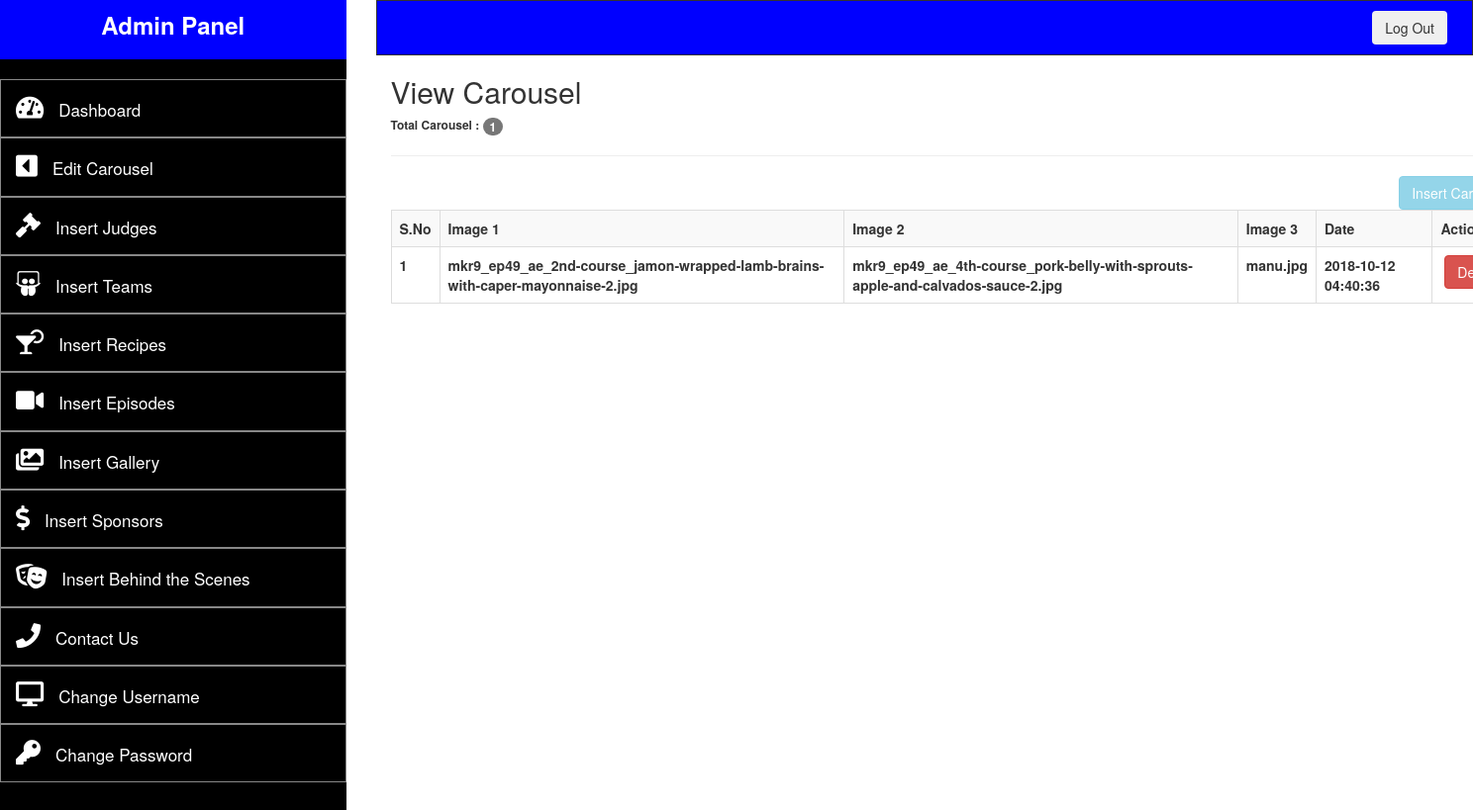
The page /admin/viewCarousel.php (signed in) on the database as committed earlier.
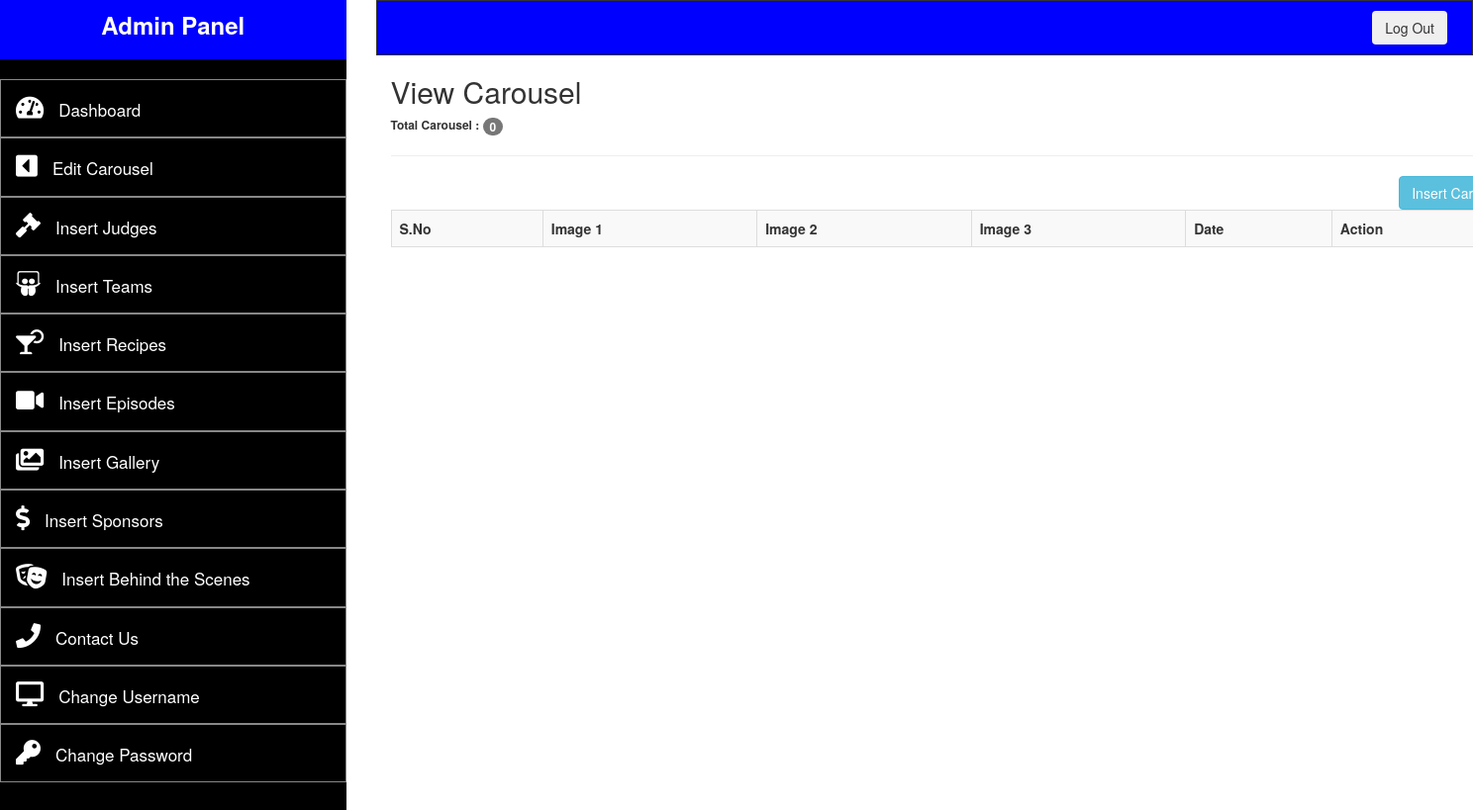
The same page on the database as committed later.
### tables this page shows
CREATE TABLE `carousel` (
  `id` int(10) NOT NULL,
  `img1` text NOT NULL,
  `img2` text NOT NULL,
  `img3` text NOT NULL,
  `date` timestamp NOT NULL DEFAULT CURRENT_TIMESTAMP ON UPDATE CURRENT_TIMESTAMP,
  `etc` text NOT NULL
);

### admin/viewCarousel.php (the view, shortened to what this page needs)
<?php
	require __DIR__.'/config/db.php';
	if(!isset($_SESSION['user'])){
		header("location:login.php");
	}else{
?>
<!DOCTYPE html>
<html>
<head>
		<link rel="stylesheet" href="https://maxcdn.bootstrapcdn.com/bootstrap/3.3.7/css/bootstrap.min.css">
		<link href="adminAssets\style.css" rel="stylesheet">
		<link 	rel="stylesheet"
				href="https://use.fontawesome.com/releases/v5.2.0/css/all.css"
>
</head>
<body>
	<div class="row">
		<?php
		include "templates/adminpanel_template.php";
		?>
			<div class="container" style="background: #FFF;">
			<?php
			$judge_query = "SELECT * FROM carousel
									ORDER BY id DESC";
			$connect_judge_query = mysqli_query($conn, $judge_query);
			$count_rows = mysqli_num_rows($connect_judge_query);
			$number_of_items = 1;
				$disableInsertBtn = '';
				if($count_rows > 0){
					$disableInsertBtn = 'disabled';
				}
			?>
				<h2>View Carousel</h2>
				<h6 style="font-weight: bold">Total Carousel : <span class="badge"><?php echo $count_rows; ?></span></h6>
				<hr>
				<a href="insertCarousel.php" class="<?php echo $disableInsertBtn; ?> btn btn-info" style="float:right">Insert Carousel</a>
					<table class="table table-hover table-striped table-bordered">
						<tr>
							<th>S.No</th>
							<th>Image 1</th>
							<th>Image 2</th>
							<th>Image 3</th>
							<th>Date</th>
							<th>Action</th>
						</tr>
			<?php
			if($count_rows > 0){
				while($get_each_row = mysqli_fetch_array($connect_judge_query)){
					$id_of_judge = $get_each_row['id'];
					$img1_of_judge = $get_each_row['img1'];
					$img2_of_judge = $get_each_row['img2'];
					$img3_of_judge = $get_each_row['img3'];
					$date_judge = $get_each_row['date'];
			?>
						<tr>
							<th><?php echo $number_of_items++; ?></th>
							<th><?php echo $img1_of_judge; ?></th>
							<th><?php echo $img2_of_judge; ?></th>
							<th><?php echo $img3_of_judge; ?></th>
							<th><?php echo $date_judge; ?></th>
							<th>&nbsp;<a href="deleteCarousel.php?id=<?php echo $id_of_judge; ?>" class="btn btn-danger">Delete</a></th>
						</tr>
			<?php
				}
			}else{
					$disableInsertBtn = '';
				}
			?>
					</table>
				</div>
			</div>
		</div>
</body>
</html>
<?php } ?>

Rows that differ between the two databases and show on the page:
removed carousel: img1 "mkr9_ep49_ae_2nd-course_jamon-wrapped-lamb-brains-with-caper-mayonnaise-2.jpg", img2 "mkr9_ep49_ae_4th-course_pork-belly-with-sprouts-apple-and-calvados-sauce-2.jpg", img3 "manu.jpg", date "2018-10-12 04:40:36"
Other text that changed with them:
$count_rows: "1" → "0"
